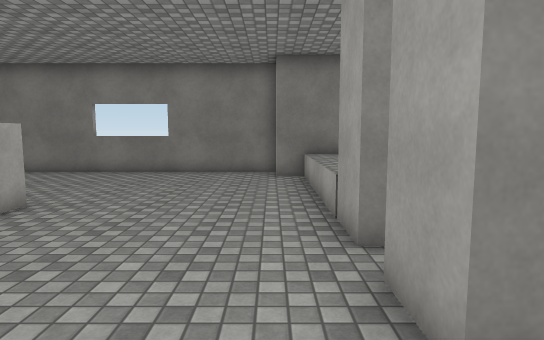
view 1 (above)

18 first-person views from a walk through a scene from a Unity 3-D project. The camera is 1.5 m above the floor, tilts 6° down and sees 75° across. The floor is counted in squares, 1 m on a side. Each view is taken from the middle of a square. On the plan, view 1 faces up. The plan holds only what a view shows up to about 16 squares ahead; the rest is blank. The place goes on beyond the plan. The player character is not drawn. Surface patterns are stand-ins for the level's own textures.

view 2
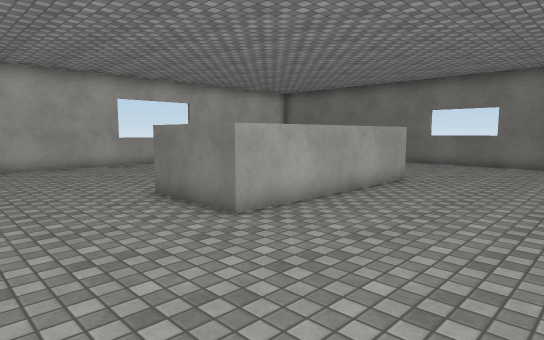

view 3
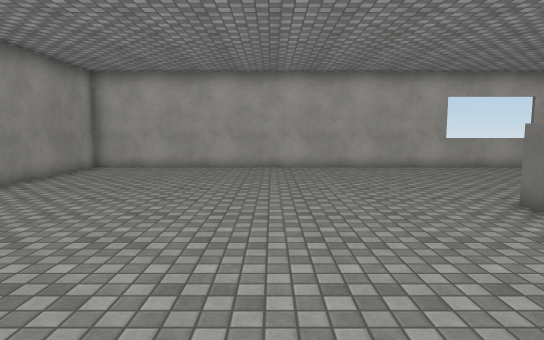

view 4
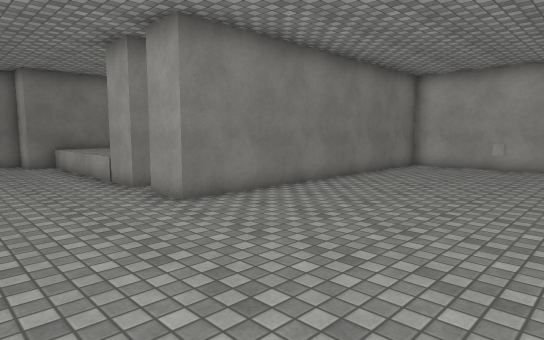

view 5
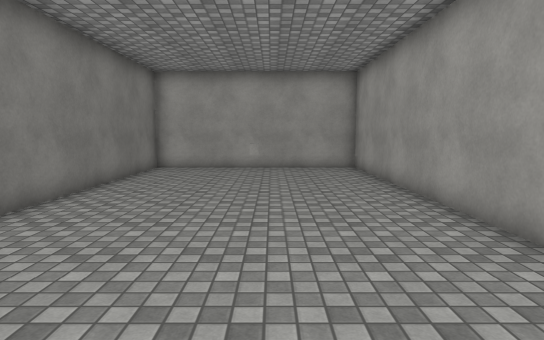

view 6
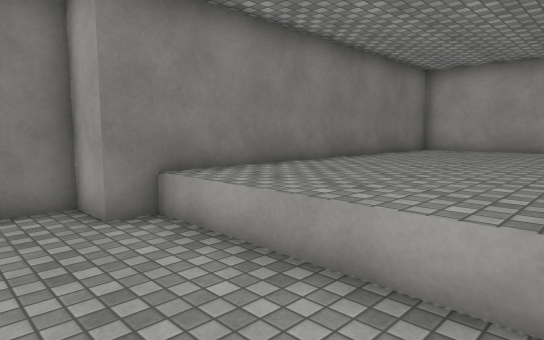

view 7
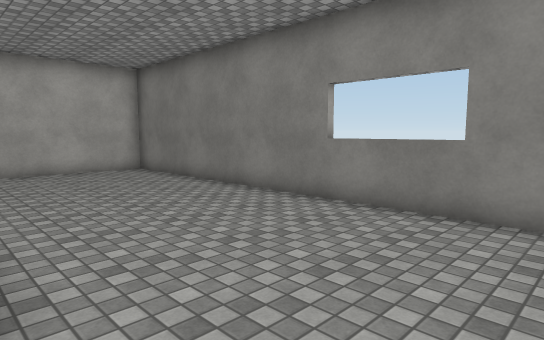

view 8
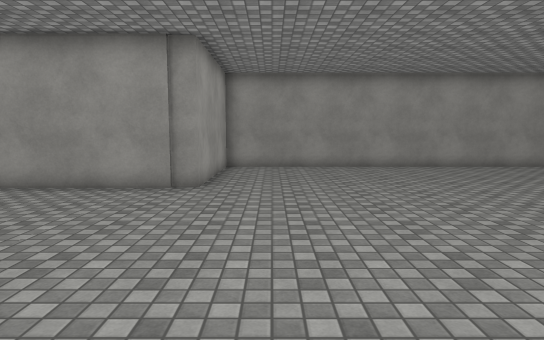

view 9
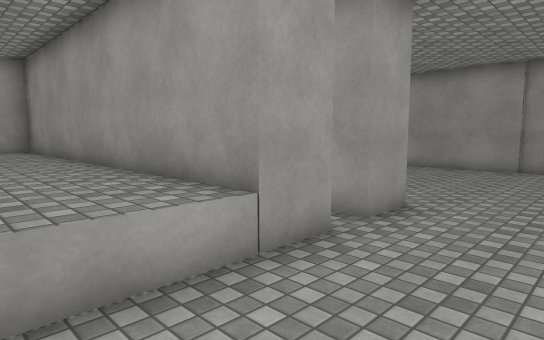

view 10
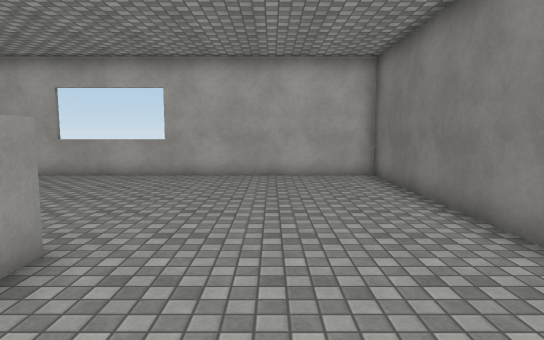

view 11
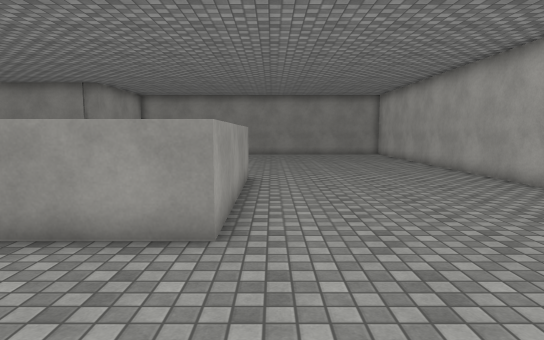

view 12
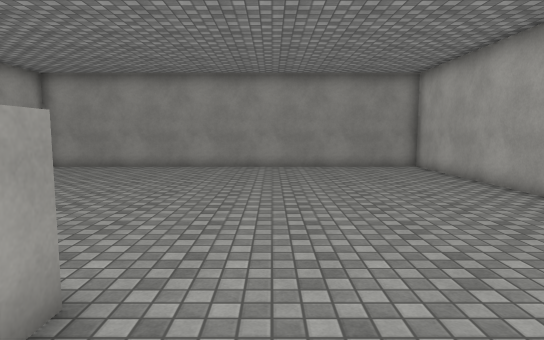

view 13
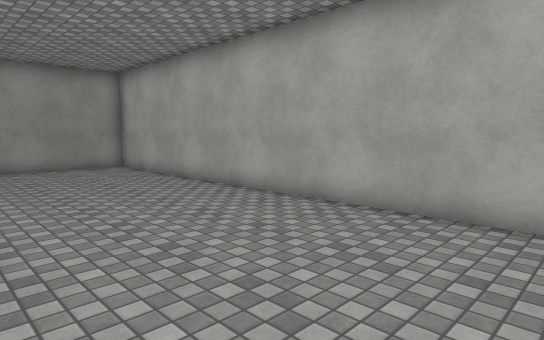

view 14
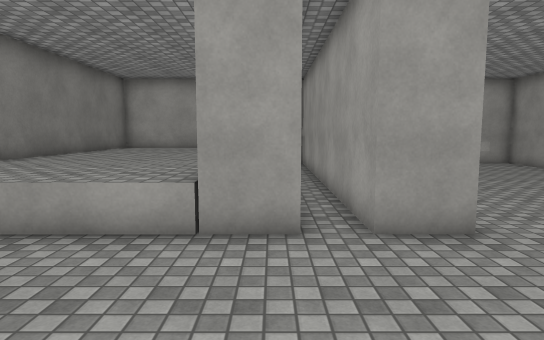

view 15
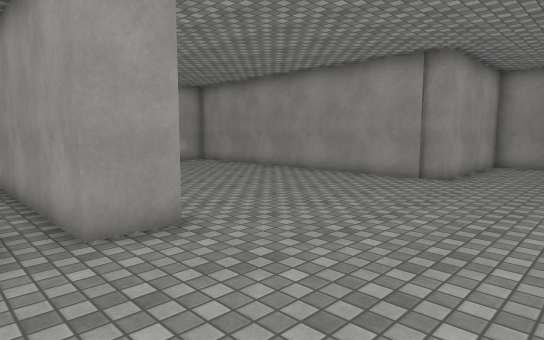

view 16
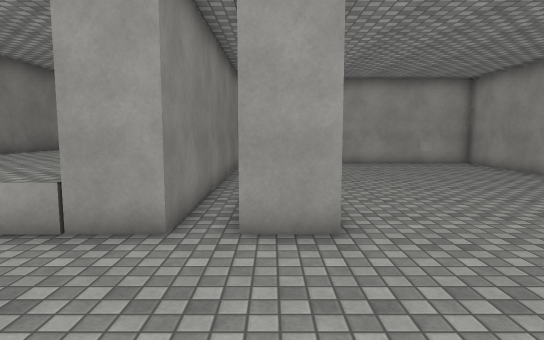

view 17
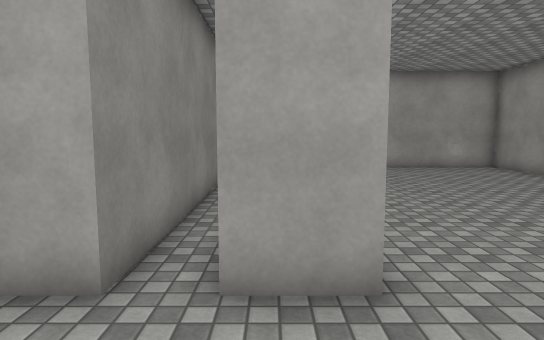

view 18
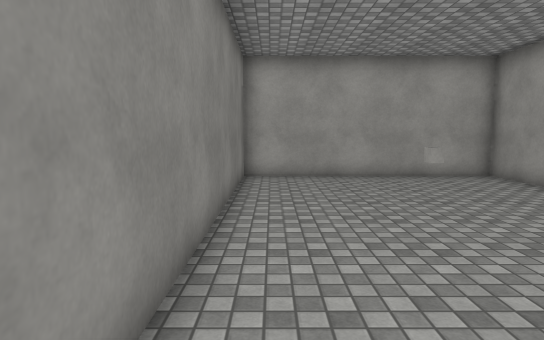

### Floor plan
Key: @ floor where view 1 was taken; # wall or solid block; . floor; = window, fence, low wall or low ledge; ^ raised ledge; v drop or lower ground; B block.
Columns run from 17 left of view 1 to 14 right of it. Each row starts with its distance up from view 1.
 14 ###########==#####
 13 #................##
 12 #.................#############
 11 #.................^^^^^^^^^^^^^
 10 #.................^^^^^^^^^^^^^
  9 #.................^^^^^^^^^^^^^
  8 #.................^^^^^^^^^^^^^
  7 #........^^^^.....^^^^^^^^^^^^^
  6 v........^  ^.....#############
  5 =........^  ^.....############
  4 =........^  ^................
  3 v........^  ^.....############
  2 #........^  ^.....##############
  1 #........^  ^..................#
  0 #........^^^.....@.............#
 -1 #..............................#
 -2 #.........................B....#
 -3 #..............................#
 -4 #..............................#
 -5 #..............................#
 -6 #..............................#
 -7 #................###############
 -8 #................#
 -9 #................#
-10 #................#
-11 #................#
-12 #................#
-13 ##################

Where each view was taken, in squares from view 1:
view 1: 0 up, 0 right, facing up
view 2: 4 down, 0 right, facing up-left
view 3: 5 down, 1 left, facing left
view 4: 5 down, 3 left, facing up-right
view 5: 3 down, 2 left, facing right
view 6: 6 up, 2 left, facing up-right
view 7: 7 up, 2 left, facing up-left
view 8: 3 up, 2 left, facing down
view 9: 9 up, 2 left, facing down-right
view 10: 10 up, 4 left, facing left
view 11: 12 up, 9 left, facing down
view 12: 3 up, 10 left, facing down
view 13: 3 up, 10 left, facing down-left
view 14: 5 up, 4 left, facing right
view 15: 5 up, 4 left, facing down-right
view 16: 3 up, 4 left, facing right
view 17: 3 up, 2 left, facing right
view 18: 1 up, 1 right, facing right
